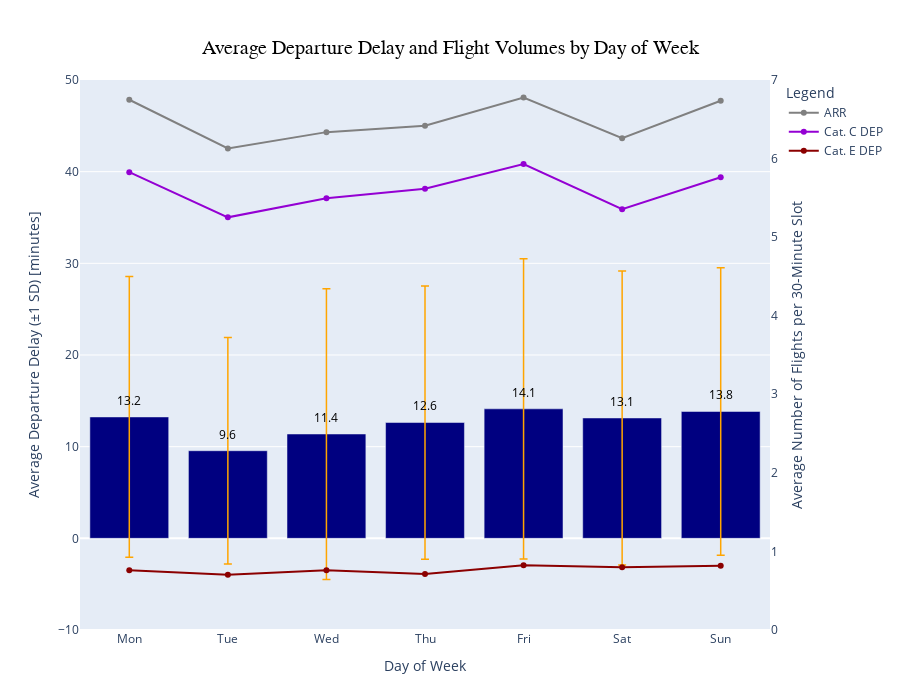

Notebook code cell kept with this figure:
### Code cell
df = helper_df.copy()

# Map day numbers (0–6) to day names
day_names = {
    0: "Mon", 1: "Tue", 2: "Wed", 3: "Thu", 4: "Fri", 5: "Sat", 6: "Sun"
}

# Add a new column with day names
df["day_name"] = df["day_of_week"].map(day_names)
day_order = list(day_names.values())

# --- Compute mean and standard deviation of delay per day ---
stats = (
    df.groupby("day_name")["avg_dep_delay_slot_minutes"]
      .agg(["mean", "std"])
      .reindex(day_order)
      .reset_index()
)

sd_err = stats["std"].fillna(0)

# --- Averages of flights per 30-minute slot per day ---
daily_agg = (
    df.groupby("day_name", as_index=False)
      .agg(
          avg_C=("scheduled_C", "mean"),
          avg_E=("scheduled_E", "mean"),
          avg_arr=("scheduled_arrivals", "mean")
      )
)

# Reorder days
daily_agg = (
    daily_agg.set_index("day_name")
             .reindex(day_order)
             .reset_index()
)

# --- Base bar chart (left axis) ---
fig = px.bar(
    stats,
    x="day_name",
    y="mean",
    color_discrete_sequence=["navy"],
    labels={"day_name": "Day of Week"},
    title="Average Departure Delay and Flight Volumes by Day of Week"
)

# Error bars for standard deviation
fig.data[0].update(
    error_y=dict(
        type="data",
        symmetric=True,
        array=sd_err,
        visible=True,
        color="orange",
        thickness=1.5,
        width=4
    ),
    texttemplate=None,
    textposition=None,
    cliponaxis=False
)

# Text labels on top of bars
text_y = stats["mean"] + 1  # Position text slightly above bars

fig.add_trace(
    go.Scatter(
        x=stats["day_name"],
        y=text_y,
        mode="text",
        text=[f"{v:.1f}" for v in stats["mean"]],
        textposition="top center",
        textfont=dict(size=12, color="black"),
        showlegend=False,
        hoverinfo="skip",
        yaxis="y"
    )
)

# --- Grey line: average scheduled arrivals (right axis) ---
fig.add_trace(
    go.Scatter(
        x=daily_agg["day_name"],
        y=daily_agg["avg_arr"],
        name="ARR",
        mode="lines+markers",
        line=dict(color="grey", width=2),
        marker=dict(size=6),
        yaxis="y2"
    )
)

# --- Dark violet line: average scheduled cat. C DEP (right axis) ---
fig.add_trace(
    go.Scatter(
        x=daily_agg["day_name"],
        y=daily_agg["avg_C"],
        name="Cat. C DEP",
        mode="lines+markers",
        line=dict(color="darkviolet", width=2),
        marker=dict(size=6),
        yaxis="y2"
    )
)

# --- Dark red line: average scheduled cat. E DEP (right axis) ---
fig.add_trace(
    go.Scatter(
        x=daily_agg["day_name"],
        y=daily_agg["avg_E"],
        name="Cat. E DEP",
        mode="lines+markers",
        line=dict(color="darkred", width=2),
        marker=dict(size=6),
        yaxis="y2"
    )
)

# --- Layout ---
fig.update_layout(
    uniformtext_minsize=10,
    uniformtext_mode='show',
    height=700,
    margin=dict(t=80, b=70),
    title={
        'x': 0.5,
        'xanchor': 'center',
        'yanchor': 'top'
    },
    title_font=dict(size=20, family='Arial', color='black'),
    yaxis=dict(
        title="Average Departure Delay (±1 SD) [minutes]",
        range=[-10, 50]
    ),
    yaxis2=dict(
        title="Average Number of Flights per 30-Minute Slot",
        overlaying="y",
        side="right",
        showgrid=False,
        range=[0, 7]
    ),
    legend=dict(
        title="Legend"
    )
)

fig.show()

### Figure 1 — Plotly figure (JSON) as saved in the notebook; plotly's stock layout.template omitted (floating-point values rounded to 4 significant figures)
{"data": [{"cliponaxis": false, "error_y": {"array": [15.31, 12.36, 15.86, 14.9, 16.38, 16.03, 15.69], "color": "orange", "symmetric": true, "thickness": 1.5, "type": "data", "visible": true, "width": 4}, "hovertemplate": "Day of Week=%{x}<br>mean=%{y}<extra></extra>", "legendgroup": "", "marker": {"color": "navy", "pattern": {"shape": ""}}, "name": "", "orientation": "v", "showlegend": false, "type": "bar", "x": ["Mon", "Tue", "Wed", "Thu", "Fri", "Sat", "Sun"], "xaxis": "x", "y": [13.24, 9.558, 11.38, 12.63, 14.13, 13.13, 13.84], "yaxis": "y"}, {"hoverinfo": "skip", "mode": "text", "showlegend": false, "text": ["13.2", "9.6", "11.4", "12.6", "14.1", "13.1", "13.8"], "textfont": {"color": "black", "size": 12}, "textposition": "top center", "type": "scatter", "x": ["Mon", "Tue", "Wed", "Thu", "Fri", "Sat", "Sun"], "y": [14.24, 10.56, 12.38, 13.63, 15.13, 14.13, 14.84], "yaxis": "y"}, {"line": {"color": "grey", "width": 2}, "marker": {"size": 6}, "mode": "lines+markers", "name": "ARR", "type": "scatter", "x": ["Mon", "Tue", "Wed", "Thu", "Fri", "Sat", "Sun"], "y": [6.749, 6.128, 6.337, 6.419, 6.778, 6.259, 6.736], "yaxis": "y2"}, {"line": {"color": "darkviolet", "width": 2}, "marker": {"size": 6}, "mode": "lines+markers", "name": "Cat. C DEP", "type": "scatter", "x": ["Mon", "Tue", "Wed", "Thu", "Fri", "Sat", "Sun"], "y": [5.826, 5.252, 5.496, 5.616, 5.93, 5.356, 5.763], "yaxis": "y2"}, {"line": {"color": "darkred", "width": 2}, "marker": {"size": 6}, "mode": "lines+markers", "name": "Cat. E DEP", "type": "scatter", "x": ["Mon", "Tue", "Wed", "Thu", "Fri", "Sat", "Sun"], "y": [0.7619, 0.7035, 0.7593, 0.7118, 0.8236, 0.7987, 0.8185], "yaxis": "y2"}], "layout": {"barmode": "relative", "height": 700, "legend": {"title": {"text": "Legend"}, "tracegroupgap": 0}, "margin": {"b": 70, "t": 80}, "title": {"font": {"color": "black", "family": "Arial", "size": 20}, "text": "Average Departure Delay and Flight Volumes by Day of Week", "x": 0.5, "xanchor": "center", "yanchor": "top"}, "uniformtext": {"minsize": 10, "mode": "show"}, "xaxis": {"anchor": "y", "domain": [0, 1], "title": {"text": "Day of Week"}}, "yaxis": {"anchor": "x", "domain": [0, 1], "range": [-10, 50], "title": {"text": "Average Departure Delay (±1 SD) [minutes]"}}, "yaxis2": {"overlaying": "y", "range": [0, 7], "showgrid": false, "side": "right", "title": {"text": "Average Number of Flights per 30-Minute Slot"}}}}
